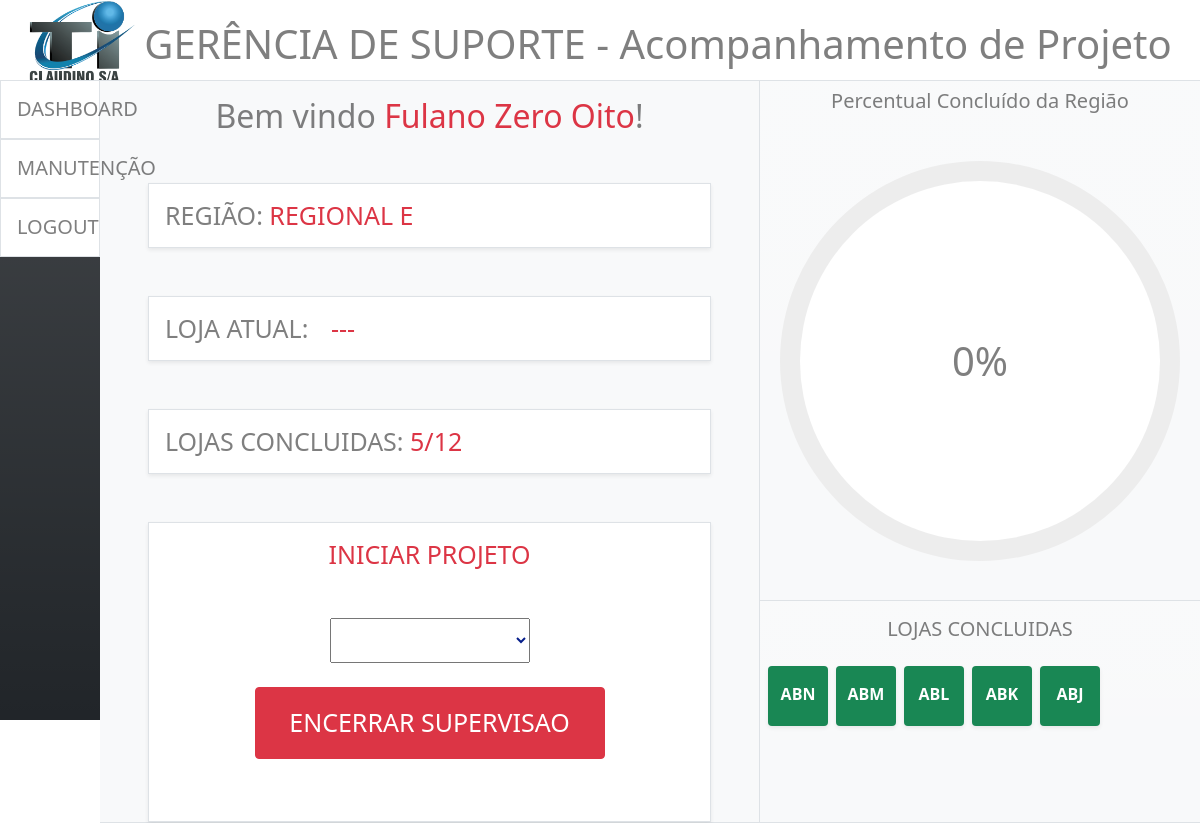
The app's page /encerrar-manutencao/ (signed in), older data.
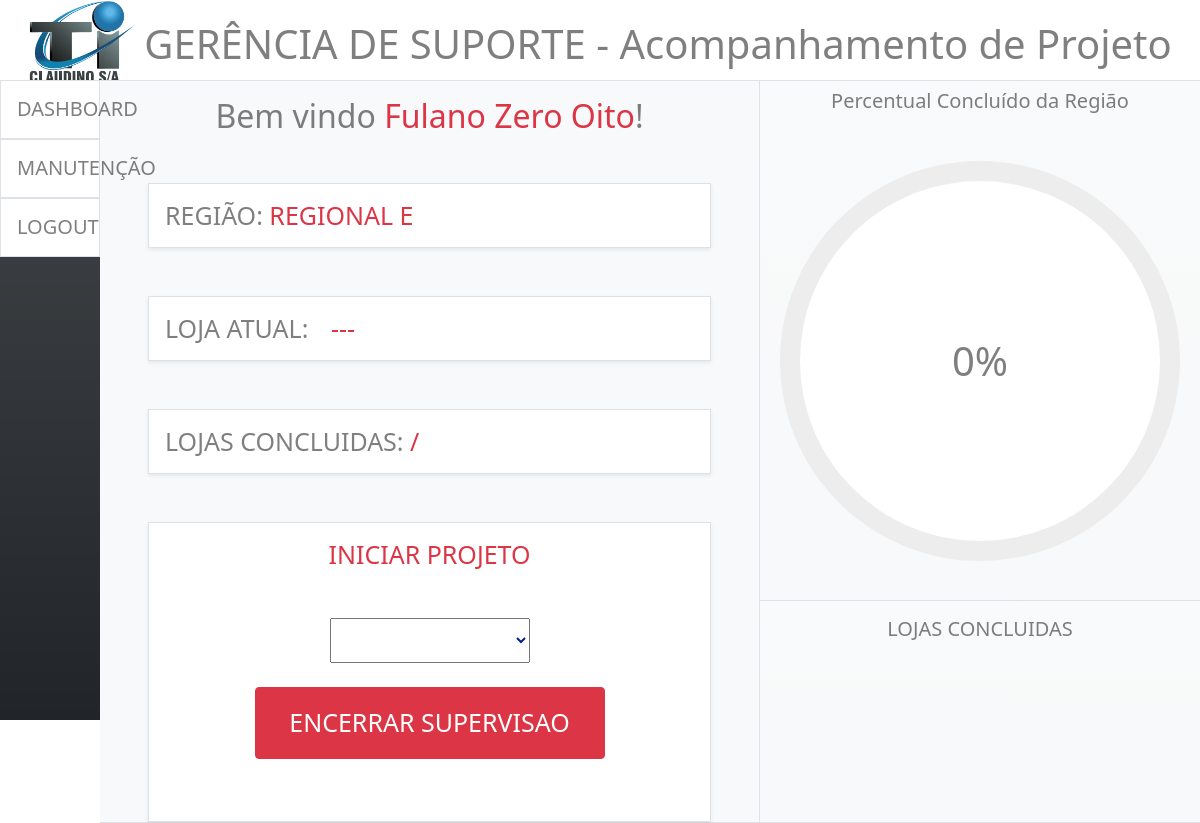
The same page, newer data.
### dashboard/models.py (models this page shows, shortened)
class Suporte(models.Model):
    nome = models.CharField(max_length=100)
    owner = models.OneToOneField(User, on_delete=models.CASCADE)
    regiao = models.ForeignKey(Regional,blank=True, null=True, on_delete=models.CASCADE, related_name='suporte')
    equipe = models.ForeignKey(Equipe, on_delete=models.CASCADE, blank=True, null=True)
    def __str__(self):
        return self.nome
    class Meta:
        verbose_name = 'Suporte'
        verbose_name_plural = 'Suportes'

class Regional(models.Model):
    nome = models.CharField(max_length=100)
    loja_atual = models.CharField(max_length=100,blank=True,null=True,default=None)
    equipe = models.ForeignKey(Equipe,blank=True,null=True, on_delete=models.CASCADE, related_name='regional')
    ativa = models.BooleanField(default=False)
    def __str__(self):
        return self.nome
    def loja_atual_valida(self):
        if self.loja_atual is None:
            return '---'
        return self.loja_atual
    class Meta:
        verbose_name = 'Regional'
        verbose_name_plural = 'Regionais'

class Loja(models.Model):
    nome = models.CharField(max_length=100, unique=True)
    concluida = models.BooleanField(default=False)
    regiao = models.ForeignKey(Regional, blank=True, null=True, on_delete=models.CASCADE, related_name='lojas')
    equipe = models.ForeignKey(Equipe, blank=True, null=True, on_delete=models.CASCADE)
    def __str__(self):
        return self.nome
    def concluidas(self):
        total = Loja.objects.filter(concluida=True).filter(regiao__nome=self.regiao).count()
        return total
    def total_lojas_regiao(self):
        total_lojas = Loja.objects.all().filter(regiao__nome=self.regiao).count()
        return total_lojas
    def lojas_concluidas(self):
        lojas_concluidas = Loja.objects.all().filter(regiao__nome=self.regiao).filter(concluida=True)
        return lojas_concluidas
    def percentual_concluido(self):
        total = Loja.objects.filter(concluida=True).filter(regiao__nome=self.regiao).count()
        total_lojas = Loja.objects.all().filter(regiao__nome=self.regiao).count()
        percentual = ((total/total_lojas)*100)
        return int(percentual)
    class Meta:
        verbose_name = 'Loja'
        verbose_name_plural = 'Lojas'

### dashboard/views.py (the view, shortened to what this page needs)
# urls.py: path('encerrar-manutencao/', encerrar_manutencao, name='encerrar-manutencao')
@login_required
def encerrar_manutencao(request):
    return render(request, 'encerrar-manutencao.html')

### dashboard/templates/encerrar-manutencao.html (shortened to what this page needs)
{% extends 'manutencao.html' %}
{% block manutencao %}
<div class="manutencao-dois border mt-5 ms-5 pt-3 me-5 bg-white shadow-sm text-center" style="height: 300px;">
    <span class="display-6 text-danger" style="font-size: 25px;">INICIAR PROJETO</span>
    <div class="forms-projeto">
        <form action="{% url 'encerrar-manutencao'%}" method="POST">
            <select class="display-6 mt-5" name="lojas" style="font-size: 30px; color: rgb(7, 31, 139); width: 200px;">
            </select>
            <div class="d-flex justify-content-center mt-4">
                <input class="btn btn-danger p-3" type="submit" style="width: 350px; font-size: 25px;" value="ENCERRAR SUPERVISAO">
            </div>
        </form>
    </div>
</div>
{% endblock manutencao %}

### dashboard/templates/manutencao.html (shortened to what this page needs)
{% extends 'index.html' %}
{% block base %}
    <div class="container-fluid border-top row p-0  m-0 border-bottom col-11">
        <div class="col-7 pt-3 border-end bg-light p-0" style="width: 60%;">
            <div class="text-center">
                <span class="display-6 text-black-50" style="font-size: xx-large;">Bem vindo <span class="text-danger">{{request.user.suporte}}</span>!</span>
            </div>
            <div class="mt-5 ms-5 me-5  text-black-50 border shadow-sm p-3 bg-white">
                <span class="display-6" style="font-size: 25px;">REGIÃO:<span class="text-danger"> {{request.user.suporte.regiao}}</span></span>
            </div>
            <div class="mt-5 ms-5 me-5  text-black-50 border shadow-sm p-3 bg-white">
                <span class="display-6" style="font-size: 25px;">LOJA ATUAL:<span class="text-danger ms-3" id="loja-atual"> {{request.user.suporte.regiao.loja_atual_valida}}</span></span>
            </div>
            <div class="mt-5 ms-5 me-5 text-black-50 border shadow-sm p-3 bg-white">
                <span class="display-6" style="font-size: 25px;">LOJAS CONCLUIDAS:<span class="text-danger"> {{request.user.suporte.regiao.lojas.first.concluidas}}/{{request.user.suporte.regiao.lojas.first.total_lojas_regiao}}</span></span>
            </div>
            {%block manutencao%}{%endblock%}
        </div>
        <div class="col-4 m-0 p-0" style="width: 40%;">
            <div class="d-block bg-light bg-gradient" style="height: 70%;">
                <div class="text-center pt-2">
                    <span class="display-6 text-black-50" style="font-size: 20px;">
                        Percentual Concluído da Região
                    </span>
                </div>
                <div class="circulo-progresso border-bottom pb-4 d-flex justify-content-center align-items-center" style="height: 100%;">
                    <div class="circulo-manutencao" style="height: 400px;width: 400px; position:relative;border-radius: 50%;background: conic-gradient(#069aef 0deg, #ededed 0deg);display: flex;align-items: center; justify-content: center;">
                        <span class="progresso-manutencao display-6 text-black-50 ">0%</span>
                    </div>
                </div>
            </div>
            <div class="bg-light bg-gradient" style="height: 30%;">
                <div class="d-block  border-top text-black-50 p-3 text-center">
                    <span class="display-6" style="font-size: 20px;">LOJAS CONCLUIDAS</span>
                </div>
                <div class="d-flex flex-wrap text-center justify-content-start">
                    {%for loja in request.user.suporte.regiao.lojas.first.lojas_concluidas%}
                    <div class="loja-regiao d-inline-block pt-3 mt-2 ms-2 rounded bg-success text-white shadow-sm" style="height: 60px;width: 60px ;font-weight:bold;">
                            {{loja}}
                    </div>
                    {%endfor%}
                </div>
            </div>
        </div>
    </div>
{% endblock  %}

Row changes from the older to the newer data that the page shows:
removed Loja: nome "ABN"
removed Loja: nome "ABM"
removed Loja: nome "ABL"
removed Loja: nome "ABK"
removed Loja: nome "ABJ"
Text that changed along with them:
{{ request.user.suporte.regiao.lojas.first.concluidas }}: "5" → (not shown)
{{ request.user.suporte.regiao.lojas.first.total_lojas_regiao }}: "12" → (not shown)
